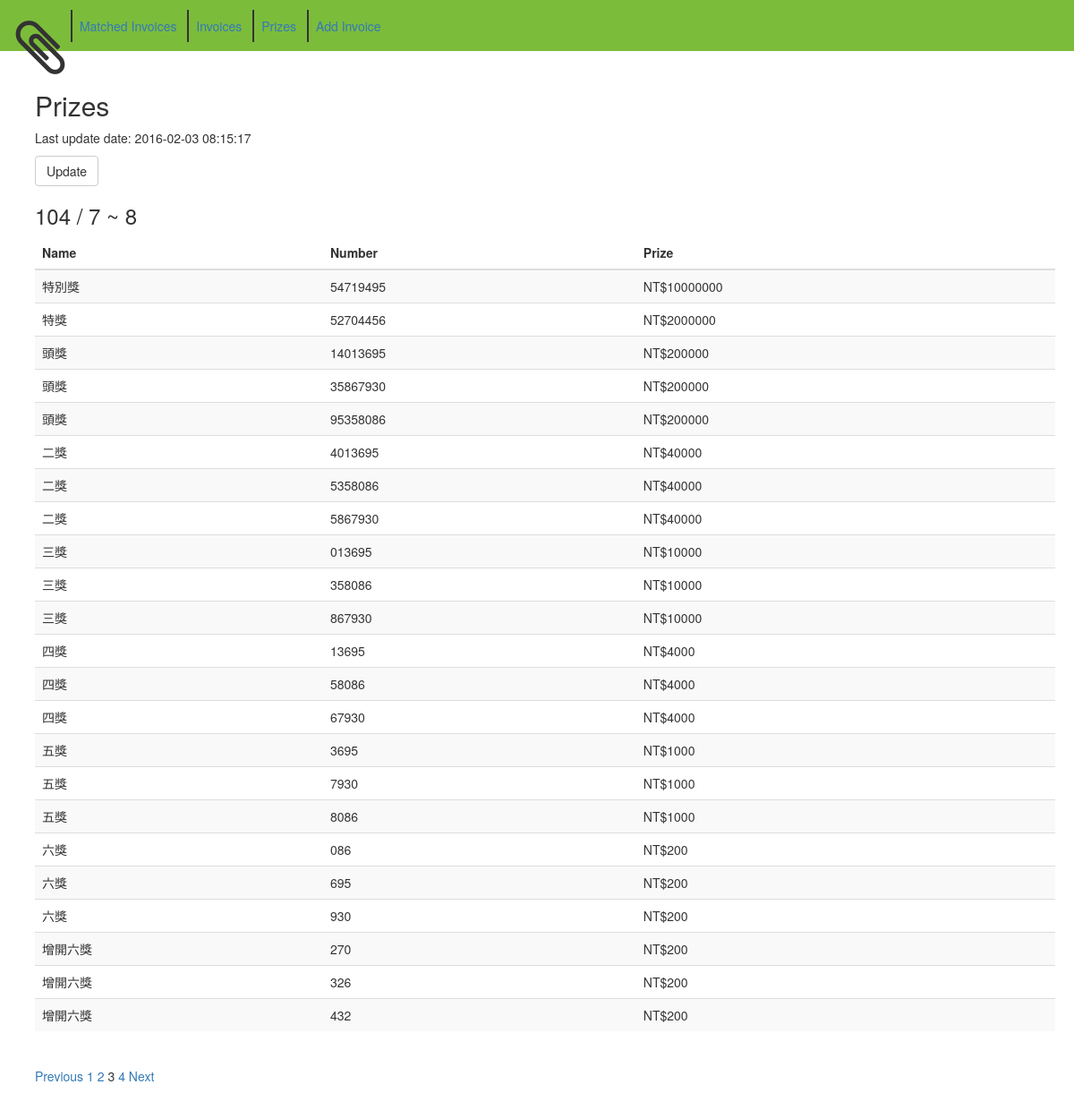
The app's page /prizes?page=3&per_rows=1 with its own data.
### db.py (models this page shows, shortened)
class App(Base):
    __tablename__ = 'appcore'
    id = Column(Integer, primary_key=True)
    prizes_last_modified_date = Column(DateTime)
    @classmethod
    def get_instance(cls):
        instance = session.query(cls).first()
        if not instance:
            instance = cls()
        return instance

class Prize(Base):
    __tablename__ = 'prizes'
    __table_args__ = (
        UniqueConstraint('year', 'month', 'number', 'type'),
        )
    TYPE_JACKPOT = 1
    TYPE_SPECIAL = 2
    TYPE_FIRST = 3
    TYPE_SECOND = 4
    TYPE_THIRD = 5
    TYPE_FOURTH = 6
    TYPE_FIFTH = 7
    TYPE_SIXTH = 8
    TYPE_ENCORE_SIXTH = 9
    _TYPE_NAME_MAPPINGS = {
        1: '特別獎',
        2: '特獎',
        3: '頭獎',
        4: '二獎',
        5: '三獎',
        6: '四獎',
        7: '五獎',
        8: '六獎',
        9: '增開六獎'
    }
    id = Column(Integer, primary_key=True)
    year = Column(Integer)
    month = Column(Integer)
    number = Column(String)
    type_ = Column('type', Integer)
    prize = Column('prize', Integer)
    def get_type_name(self):
        return self._TYPE_NAME_MAPPINGS[self.type_]
    def get_formatted_prize(self):
        return 'NT$' + locale.format('%.f', self.prize, True)
    def get_formatted_month(self):
        return "{0} ~ {1}".format(self.month * 2 - 1, self.month * 2)

### web.py (the view)
@app.route('/prizes')
def prizes():
    data = {}
    data['prizes_update_date'] = g.app.prizes_last_modified_date
    prizesgroup = [] # [list of same date prizes, another list, ...]
    for prize_date in db.session.query(db.Prize.year, db.Prize.month).group_by(db.Prize.year, db.Prize.month).order_by(db.Prize.year.desc(), db.Prize.month.desc()).all():
        prize_year, prize_month = prize_date
        prizesgroup.append(db.session.query(db.Prize).filter(db.Prize.year == prize_year, db.Prize.month == prize_month).order_by(db.Prize.type_).all())
    PRIZES_DEFAULT_PER_ROWS = 1 # default per rows for displaying prizes
    per_rows = request.args.get('per_rows', PRIZES_DEFAULT_PER_ROWS)
    current_page = request.args.get('page', 1)
    try:
        per_rows = int(per_rows)
        per_rows = PRIZES_DEFAULT_PER_ROWS if per_rows <= 0 else per_rows
    except:
        per_rows = PRIZES_DEFAULT_PER_ROWS
    try:
        current_page = int(current_page)
        current_page = 1 if current_page < 1 else current_page
    except:
        current_page = 1
    prizes_count = len(prizesgroup)
    p = pagination.Pagination(prizes_count, per_rows, current_page)
    data['pagination'] = p
    data['prizesgroup'] = prizesgroup[p.get_from_rows():p.get_to_rows() + 1]
    return render_template('prizes.html', **data)

### pagination.py (called while the page is built)
    def set_total_rows(self, total_rows):
        if total_rows < 0:
            raise ValueError("total rows must greater than zero")
        self._total_rows = total_rows

    def set_per_rows(self, per_rows):
        if per_rows < 0:
            raise ValueError("per rows must greater than zero")
        self._per_rows = per_rows

    def get_per_rows(self):
        return self._per_rows

    def set_current_page(self, current_page):
        if current_page < 1:
            raise ValueError("current page must greater than 1")
        self._current_page = current_page

    def get_current_page(self):
        return self._current_page

    def get_from_rows(self):
        return (self._current_page - 1) * self._per_rows

    def get_to_rows(self):
        return self.get_from_rows() + self._per_rows - 1

    def set_pages_range(self, pages_range):
        if pages_range < 1:
            raise ValueError("pages range must greater than 1")
        self._pages_range = pages_range

    def get_pagination_from_page(self):
        return self._pagination_from_page

    def get_pagination_to_page(self):
        return self._pagination_to_page

    def get_total_pages(self):
        return self._total_pages

    def refresh(self):
        self._total_pages = math.ceil(self._total_rows / self._per_rows) # +/+, always positive
        self._current_page = self._total_pages if self._total_pages < self._current_page else self._current_page
        left_span_coda = math.floor(self._pages_range / 2)
        right_span_coda = self._pages_range - left_span_coda
        self._pagination_from_page = max(1, self._current_page - left_span_coda)
        right_span_coda += left_span_coda - (self._current_page - self._pagination_from_page)
        self._pagination_to_page = min(self._total_pages, self._current_page + right_span_coda)
        right_left_span_coda = right_span_coda - (self._pagination_to_page - self._current_page)
        if right_left_span_coda != 0:
            left_span_coda += right_left_span_coda
            self._pagination_from_page = max(1, self._current_page - left_span_coda)

### web.py (called while the page is built)
@app.before_request
def before_request():
    g.app = db.App.get_instance()

### templates/prizes.html
{% extends 'base.html' %}
{% block content %}
<h2>Prizes</h2>
<p>Last update date: {{ prizes_update_date }}<form method="POST" action="prizes_update"><button class="btn btn-default" type="submit">Update</button></form></p>
{% for prizes in prizesgroup %}
<h3>{{ prizes[0].year }} / {{ prizes[0].get_formatted_month() }}</h3>
<table class="table table-striped">
  <thead>
    <tr>
      <th>Name</th>
      <th>Number</th>
      <th>Prize</th>
    </tr>
  </thead>
  <tbody>
    {% for prize in prizes %}
    <tr>
      <td>{{ prize.get_type_name() }}</td>
      <td>{{ prize.number }}</td>
      <td>{{ prize.get_formatted_prize() }}</td>
    </tr>
    {% endfor %}
  </tbody>
</table>
{% endfor %}
<div class="pagination">
  {% if pagination.get_current_page() > 1 %}
  <a href="?page={{ pagination.get_current_page() - 1 }}&per_rows={{ pagination.get_per_rows() }}">Previous</a>
  {% endif %}
  {% for page in range(pagination.get_pagination_from_page(), pagination.get_pagination_to_page() + 1) %}
  {% if page == pagination.get_current_page() %}
  <span class="current_page">{{ page }}</span>
  {% else %}
  <a href="?page={{ page }}&per_rows={{ pagination.get_per_rows() }}">{{ page }}</a>
  {% endif %}
  {% endfor%}
  {% if pagination.get_current_page() != pagination.get_total_pages() %}
  <a href="?page={{ pagination.get_current_page() + 1 }}&per_rows={{ pagination.get_per_rows() }}">Next</a>
  {% endif %}
</div>
{% endblock %}

### records on screen
App: prizes_last_modified_date "2016-02-03 08:15:17"
Prize: year "104", month "7 ~ 8", get_type_name "特別獎", number "54719495", get_formatted_prize "NT$10000000"
Prize: get_type_name "特獎", number "52704456", get_formatted_prize "NT$2000000"
Prize: get_type_name "頭獎", number "14013695", get_formatted_prize "NT$200000"
Prize: get_type_name "頭獎", number "35867930", get_formatted_prize "NT$200000"
Prize: get_type_name "頭獎", number "95358086", get_formatted_prize "NT$200000"
Prize: get_type_name "二獎", number "4013695", get_formatted_prize "NT$40000"
Prize: get_type_name "二獎", number "5358086", get_formatted_prize "NT$40000"
Prize: get_type_name "二獎", number "5867930", get_formatted_prize "NT$40000"
Prize: get_type_name "三獎", number "013695", get_formatted_prize "NT$10000"
Prize: get_type_name "三獎", number "358086", get_formatted_prize "NT$10000"
Prize: get_type_name "三獎", number "867930", get_formatted_prize "NT$10000"
Prize: get_type_name "四獎", number "13695", get_formatted_prize "NT$4000"
Prize: get_type_name "四獎", number "58086", get_formatted_prize "NT$4000"
Prize: get_type_name "四獎", number "67930", get_formatted_prize "NT$4000"
Prize: get_type_name "五獎", number "3695", get_formatted_prize "NT$1000"
Prize: get_type_name "五獎", number "7930", get_formatted_prize "NT$1000"
Prize: get_type_name "五獎", number "8086", get_formatted_prize "NT$1000"
Prize: get_type_name "六獎", number "086", get_formatted_prize "NT$200"
Prize: get_type_name "六獎", number "695", get_formatted_prize "NT$200"
Prize: get_type_name "六獎", number "930", get_formatted_prize "NT$200"
Prize: get_type_name "增開六獎", number "270", get_formatted_prize "NT$200"
Prize: get_type_name "增開六獎", number "326", get_formatted_prize "NT$200"
Prize: get_type_name "增開六獎", number "432", get_formatted_prize "NT$200"

### other values on screen
{{ page }} "1" "2" "4"
{{ page }} "3"
